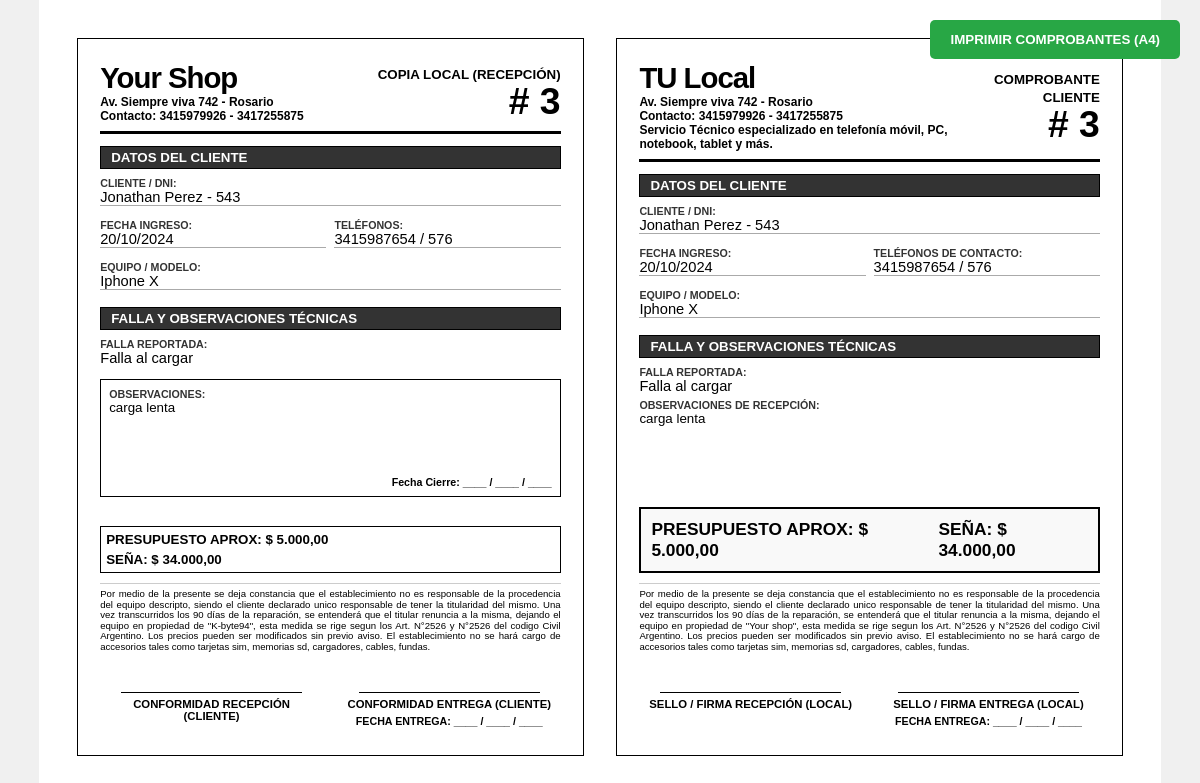
The page /vistas/imprimir_ot.php?idOT=3 on the database its author committed.
### tables this page shows
CREATE TABLE IF NOT EXISTS `ot` (
  `idOT` int(11) UNSIGNED NOT NULL AUTO_INCREMENT,
  `fechaIngreso` date NOT NULL,
  `idCliente` int(8) UNSIGNED NOT NULL,
  `idTecnico` int(8) UNSIGNED NOT NULL,
  `idModelo` int(10) UNSIGNED NOT NULL,
  `falla` varchar(130) NOT NULL,
  `observaciones` varchar(200) DEFAULT NULL,
  `presupuesto` decimal(18,2) DEFAULT NULL,
  `fechaCierre` date DEFAULT NULL,
  `fechaEntrega` date DEFAULT NULL,
  PRIMARY KEY (`idOT`),
  KEY `fk_tecnico` (`idTecnico`),
  KEY `fk_cliente` (`idCliente`),
  KEY `fk_modelo` (`idModelo`)
);

CREATE TABLE IF NOT EXISTS `clientes` (
  `idCliente` int(11) UNSIGNED NOT NULL AUTO_INCREMENT,
  `nombre` varchar(60) NOT NULL,
  `cp` int(11) NOT NULL,
  `telefono1` varchar(15) DEFAULT NULL,
  `telefono2` varchar(15) DEFAULT NULL,
  `dni` int(9) NOT NULL,
  PRIMARY KEY (`idCliente`),
  KEY `fk_cp` (`cp`)
);

CREATE TABLE IF NOT EXISTS `marcas` (
  `idMarca` int(11) NOT NULL AUTO_INCREMENT,
  `marca` varchar(25) NOT NULL,
  PRIMARY KEY (`idMarca`)
);

CREATE TABLE IF NOT EXISTS `modelos` (
  `idModelo` int(11) UNSIGNED NOT NULL AUTO_INCREMENT,
  `modelo` varchar(25) NOT NULL,
  `idMarca` int(11) NOT NULL,
  PRIMARY KEY (`idModelo`),
  KEY `id_marca` (`idMarca`)
);

### modelos/conexion.php (called while the page is built)
<?php
class Conexion{
    static public function conectar(){
        try{
            $conn = new PDO("mysql:host=localhost;dbname=kb94","root","",array(PDO::MYSQL_ATTR_INIT_COMMAND => "SET NAMES utf8"));
            return $conn;
        }
        catch (PDOException $e) {
            echo 'Falló la conexion: ' . $e->getMessage();
        }
    }
}

### modelos/servicio_tecnico.modelo.php (called while the page is built, shortened)
<?php
require_once "conexion.php";
class ServicioTecnicoModelo{
   static public function mdlObtenerDatosImpresion($idOT) {
    $stmt = Conexion::conectar()->prepare(
        "SELECT
            o.idOT, o.fechaIngreso, o.falla, o.observaciones, o.presupuesto,
            c.nombre as cliente, c.dni, c.telefono1, c.telefono2,
            m.modelo as nombreModelo,
            ma.marca as nombreMarca,
            (SELECT SUM(mov.importe) FROM movimientos mov WHERE mov.idOT = o.idOT AND mov.importe > 0) as totalSenia
         FROM ot o
         INNER JOIN clientes c ON o.idCliente = c.idCliente
         INNER JOIN modelos m ON o.idModelo = m.idModelo
         INNER JOIN marcas ma ON m.idMarca = ma.idMarca
         WHERE o.idOT = :idOT"
    );
    $stmt->bindParam(":idOT", $idOT, PDO::PARAM_INT);
    $stmt->execute();
    return $stmt->fetch(PDO::FETCH_ASSOC);
}
}

### controladores/servicio_tecnico.controlador.php (called while the page is built, shortened)
<?php
class ServicioTecnicoControlador{
    static public function ctrObtenerDatosImpresion($idOT) {
        $respuesta = ServicioTecnicoModelo::mdlObtenerDatosImpresion($idOT);
        return $respuesta;
    }
}

### vistas/imprimir_ot.php (the view, shortened to what this page needs)
<?php
require_once "../modelos/conexion.php";
require_once "../modelos/servicio_tecnico.modelo.php";
require_once "../controladores/servicio_tecnico.controlador.php";
$idOT = isset($_GET["idOT"]) ? $_GET["idOT"] : null;
$datos = ServicioTecnicoControlador::ctrObtenerDatosImpresion($idOT);
$telefonos = $datos['telefono1'];
if(!empty($datos['telefono2'])){
    $telefonos .= " / " . $datos['telefono2'];
}
$fechaFormateada = date("d/m/Y", strtotime($datos['fechaIngreso']));
?>
<!DOCTYPE html>
<html lang="es">
<head>
</head>
<body>
    <button class="no-print" onclick="window.print()">IMPRIMIR COMPROBANTES (A4)</button>
    <div class="pagina-a4">
        <div class="talon">
            <div class="header">
                <div class="logo-empresa">
                    <h1>Your Shop</h1>
                    <p>Av. Siempre viva 742 - Rosario </p>
                    <p>Contacto: 3415979926 - 3417255875 </p>
                </div>
                <div class="nro-orden">
                    <small><b>COPIA LOCAL (RECEPCIÓN)</b></small>
                    <h2># <?php echo $idOT; ?></h2>
                </div>
            </div>
            <div class="titulo-seccion">Datos del Cliente</div>
            <div class="bloque-datos">
                <div class="campo" style="grid-column: span 2;"><span class="label">Cliente / DNI:</span><span class="valor"><?php echo $datos['cliente'] . " - " . $datos['dni']; ?></span></div>
                <div class="campo"><span class="label">Fecha Ingreso:</span><span class="valor"><?php echo $fechaFormateada; ?></span></div>
                <div class="campo"><span class="label">Teléfonos:</span><span class="valor"><?php echo $telefonos; ?></span></div>
                <div class="campo" style="grid-column: span 2;"><span class="label">Equipo / Modelo:</span><span class="valor"><?php echo $datos['nombreMarca'] . " " . $datos['nombreModelo']; ?></span></div>
            </div>
            <div class="titulo-seccion">Falla y Observaciones Técnicas</div>
            <span class="label">Falla Reportada:</span>
            <div class="valor" style="border:none; margin-bottom: 5px; min-height: auto;">
                <?php echo $datos['falla']; ?>
            </div>
            <div class="recuadro-observaciones">
                <div style="flex-grow: 1;">
                    <span class="label">Observaciones:</span>
                    <?php echo $datos['observaciones']; ?>
                </div>
                <div style="text-align: right; font-weight: bold; font-size: 8pt; margin-top: 10px;">
                    Fecha Cierre: ____ / ____ / ____
                </div>
            </div>
            <div class="seccion-final">
                <div class="totales-local">
                    <span>PRESUPUESTO APROX: $ <?php echo number_format($datos['presupuesto'], 2, ',', '.'); ?></span>
                    <span>SEÑA: $ <?php echo number_format($datos['totalSenia'] ?? 0, 2, ',', '.'); ?></span>
                </div>
                <div class="legales">
                    Por medio de la presente se deja constancia que el establecimiento no es responsable de la procedencia del equipo descripto, siendo el cliente declarado unico responsable de tener la titularidad del mismo. Una vez transcurridos los 90 días de la reparación, se entenderá que el titular renuncia a la misma, dejando el equipo en propiedad de "K-byte94", esta medida se rige segun los Art. N°2526 y N°2526 del codigo Civil Argentino. Los precios pueden ser modificados sin previo aviso. El establecimiento no se hará cargo de accesorios tales como tarjetas sim, memorias sd, cargadores, cables, fundas.
                </div>
                <div class="contenedor-firmas">
                    <div class="bloque-firma">
                        <div class="linea-firma"></div>
                        <div class="texto-firma">Conformidad Recepción (Cliente)</div>
                    </div>
                    <div class="bloque-firma">
                        <div class="linea-firma"></div>
                        <div class="texto-firma">Conformidad Entrega (Cliente)</div>
                        <div class="fecha-firma" style="margin-top: 5px; font-weight: bold; font-size: 8pt;">
                            FECHA ENTREGA: ____ / ____ / ____
                        </div>
                    </div>
                </div>
            </div>
        </div>
        <div class="talon">
            <div class="header">
                <div class="logo-empresa">
                    <h1>TU Local</h1>
                    <p>Av. Siempre viva 742 - Rosario </p>
                    <p>Contacto: 3415979926 - 3417255875 </p>
                    <p>Servicio Técnico especializado en telefonía móvil, PC, notebook, tablet y más.</p>
                </div>
                <div class="nro-orden">
                    <small><b>COMPROBANTE CLIENTE</b></small>
                    <h2># <?php echo $idOT; ?></h2>
                </div>
            </div>
            <div class="titulo-seccion">Datos del Cliente</div>
            <div class="bloque-datos">
                <div class="campo" style="grid-column: span 2;"><span class="label">Cliente / DNI:</span><span class="valor"><?php echo $datos['cliente'] . " - " . $datos['dni']; ?></span></div>
                <div class="campo"><span class="label">Fecha Ingreso:</span><span class="valor"><?php echo $fechaFormateada; ?></span></div>
                <div class="campo"><span class="label">Teléfonos de Contacto:</span><span class="valor"><?php echo $telefonos; ?></span></div>
                <div class="campo" style="grid-column: span 2;"><span class="label">Equipo / Modelo:</span><span class="valor"><?php echo $datos['nombreMarca'] . " " . $datos['nombreModelo']; ?></span></div>
            </div>
            <div class="titulo-seccion">Falla y Observaciones Técnicas</div>
            <div class="campo"><span class="label">Falla Reportada:</span><span class="valor" style="border:none;"><?php echo $datos['falla']; ?></span></div>
            <div class="campo"><span class="label">Observaciones de Recepción:</span><span class="valor" style="border:none; text-align: justify; font-size: 10pt;"><?php echo $datos['observaciones']; ?></span></div>
            <div class="seccion-final">
                <div class="totales-cliente">
                    <span>PRESUPUESTO APROX: $ <?php echo number_format($datos['presupuesto'], 2, ',', '.'); ?></span>
                    <span>SEÑA: $ <?php echo number_format($datos['totalSenia'] ?? 0, 2, ',', '.'); ?></span>
                </div>
                <div class="legales">
                    Por medio de la presente se deja constancia que el establecimiento no es responsable de la procedencia del equipo descripto, siendo el cliente declarado unico responsable de tener la titularidad del mismo. Una vez transcurridos los 90 días de la reparación, se entenderá que el titular renuncia a la misma, dejando el equipo en propiedad de "Your shop", esta medida se rige segun los Art. N°2526 y N°2526 del codigo Civil Argentino. Los precios pueden ser modificados sin previo aviso. El establecimiento no se hará cargo de accesorios tales como tarjetas sim, memorias sd, cargadores, cables, fundas.
                </div>
                <div class="contenedor-firmas">
                    <div class="bloque-firma">
                        <div class="linea-firma"></div>
                        <div class="texto-firma">Sello / Firma Recepción (Local)</div>
                    </div>
                    <div class="bloque-firma">
                        <div class="linea-firma"></div>
                        <div class="texto-firma">Sello / Firma Entrega (Local)</div>
                        <div class="fecha-firma" style="margin-top: 5px; font-weight: bold; font-size: 8pt;">
                            FECHA ENTREGA: ____ / ____ / ____
                        </div>
                    </div>
                </div>
            </div>
        </div>
    </div>
</body>
</html>

### vistas/imprimir_ot.php (style rules this page uses)
body { margin: 0; padding: 0; font-family: 'Arial', sans-serif; color: #000; background-color: #f0f0f0; }
.pagina-a4 { width: 297mm; height: 210mm; padding: 10mm; box-sizing: border-box; display: flex; justify-content: space-between; background-color: #fff; margin: auto; }
.talon { width: 48.5%; height: 100%; border: 1.5px solid #000; padding: 6mm; box-sizing: border-box; display: flex; flex-direction: column; justify-content: flex-start; }
.header { display: flex; justify-content: space-between; align-items: center; border-bottom: 3px solid #000; padding-bottom: 8px; }
.logo-empresa h1 { margin: 0; font-size: 22pt; letter-spacing: -1px; }
.logo-empresa p { margin: 0; font-size: 9pt; font-weight: bold; }
.nro-orden { text-align: right; }
.nro-orden h2 { margin: 0; font-size: 28pt; line-height: 1; }
.titulo-seccion { background: #333; color: #fff; border: 1px solid #000; font-size: 10pt; font-weight: bold; padding: 3px 10px; margin: 12px 0 8px 0; text-transform: uppercase; }
.bloque-datos { display: grid; grid-template-columns: 1fr 1fr; gap: 8px; }
.label { font-size: 8pt; font-weight: bold; text-transform: uppercase; color: #333; display: block; }
.valor { font-size: 11pt; border-bottom: 1px solid #aaa; display: block; min-height: 16px; margin-bottom: 5px; }
.recuadro-observaciones { border: 1.5px solid #000; min-height: 100px; height: auto; padding: 8px; font-size: 10pt; margin-top: 8px; display: flex; flex-direction: column; justify-content: space-between; gap: 0px; }
.totales-local { display: flex; flex-direction: column; gap: 5px; border: 1.5px solid #000; margin-top: 10px; padding: 5px 5px; font-size: 10pt; font-weight: bold; width: 100%; box-sizing: border-box; }
.totales-cliente { display: flex; justify-content: space-around; border: 2.5px solid #000; margin-top: 15px; padding: 10px; font-size: 13pt; font-weight: bold; background: #f9f9f9; }
.seccion-final { margin-top: auto; }
.legales { font-size: 7.2pt; text-align: justify; line-height: 1.1; margin-top: 10px; border-top: 1px solid #ccc; padding-top: 5px; }
.contenedor-firmas { display: grid; grid-template-columns: 1fr 1fr; gap: 15px; margin-top: auto; }
.bloque-firma { padding: 5px; text-align: center; border: none; }
.linea-firma { border-top: 1.5px solid #000; margin: 35px auto 5px auto; width: 85%; }
.texto-firma { font-size: 8.5pt; font-weight: bold; text-transform: uppercase; }
.no-print { position: fixed; top: 20px; right: 20px; background: #28a745; color: #fff; padding: 12px 20px; border: none; border-radius: 5px; font-weight: bold; cursor: pointer; z-index: 100; }

### rows shown on the page
ot: idCliente.nombre "Jonathan Perez", idCliente.dni "543", fechaIngreso "20/10/2024", idCliente.telefono2 "3415987654 / 576", marcas.marca "Iphone", idModelo.modelo "X", falla "Falla al cargar", observaciones "carga lenta", presupuesto "5.000,00"

### other values the page prints
$idOT "3"
$datos['totalSenia'] "34.000,00"
